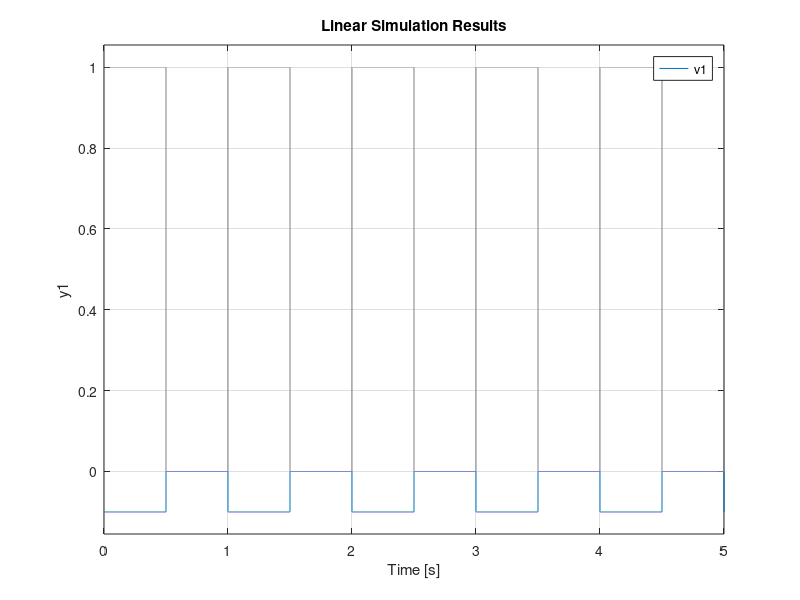
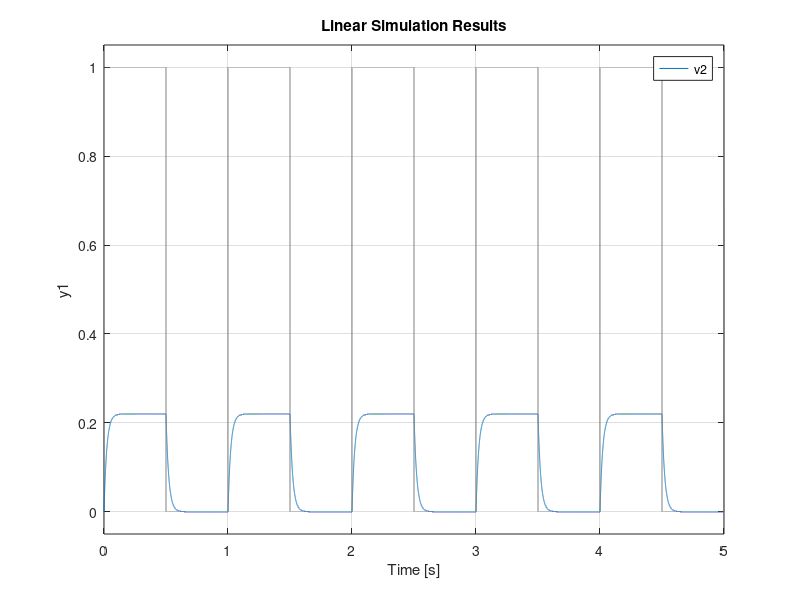
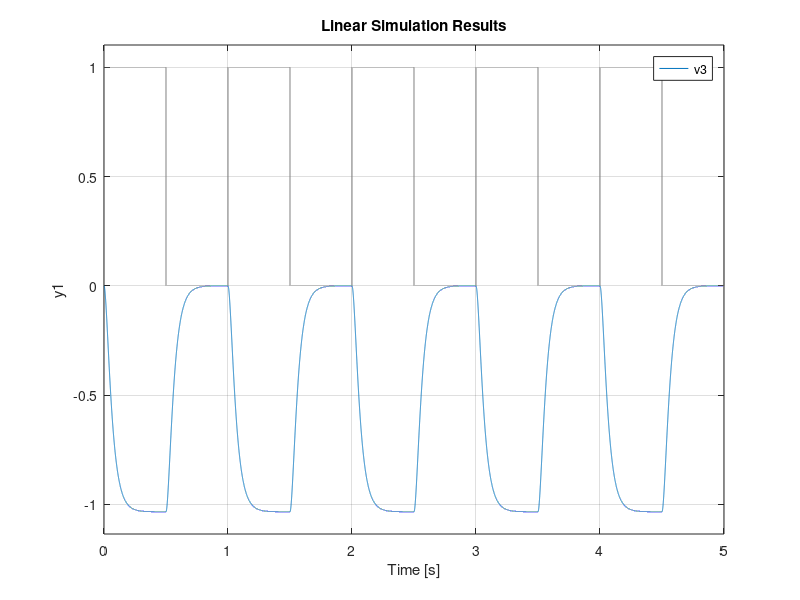
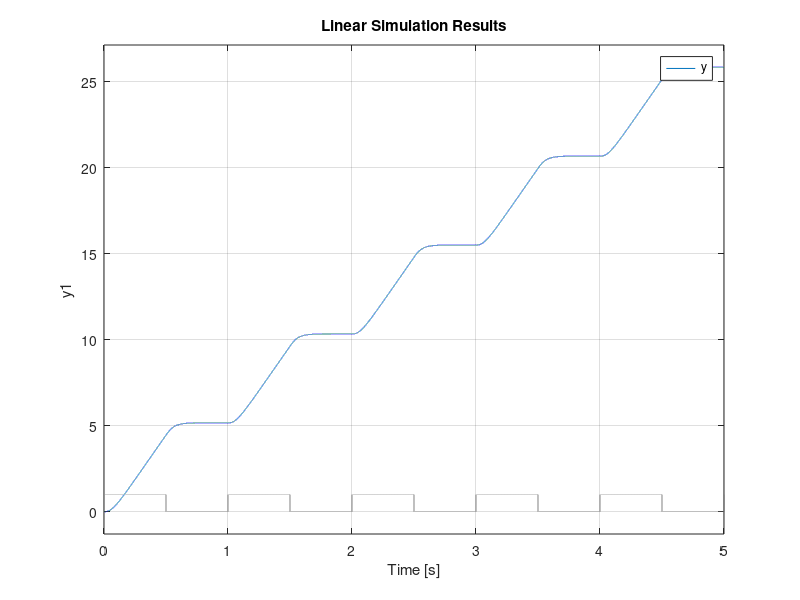

Write the MATLAB code that produced these figures, in order.
close all;
clear all;
clc;
format short;

s=tf('s');

%os valores dos resistores e capacitores
z1=100000;
z2=10000;
z3=100000;
z4=220000;
z5=100000;
z6=470000;
z7=1000000;
c1=0.1*10^(-6);
c2=0.1*10^(-6);
c3=0.1*10^(-6);

%Para pegar o valor de y/r
r1=1;

%v1 e a saida da 1a etapa, v2 da 2a, v3 da 3a e y da ultima.
%as equacoes foram obtidas pelo circuito ja transformado para a frequencia
%por laplace
v1=-r1*z2/z1*(s/s); %s/s foi migue pra funcionar a resposta ao quadrado
v1=minreal(v1)
v2=-v1*z4/(z3*z4*c1*s+z3)
v3=-v2*z6/(z5*z6*c2*s+z5)
y=-v3/(z7*c3*s)

%margem de fase e ganho
%margin (y)

%para fazer a resposta a entrada quadrada
%%%%falta terminar%%%
%%%%falta terminar%%%
%%%%falta terminar%%%
%%%%falta terminar%%%
t = 0:.0001:5;
r = square(2*pi*t)*0.5+0.5;
%figure, plot(t,r);


%%
%malha aberta
figure, lsim(v1,r,t)
figure, lsim(v2,r,t)
figure, lsim(v3,r,t)
figure, lsim(y,r,t)
%%
%malha fechada
y=y/(1+y);
y1=v1/(1+v1);
y2=v2/(1+v2);
y3=v3/(1+v3);
figure, lsim(y1,r,t)
figure, lsim(y2,r,t)
figure, lsim(y3,r,t)
figure, lsim(y,r,t)
%%
